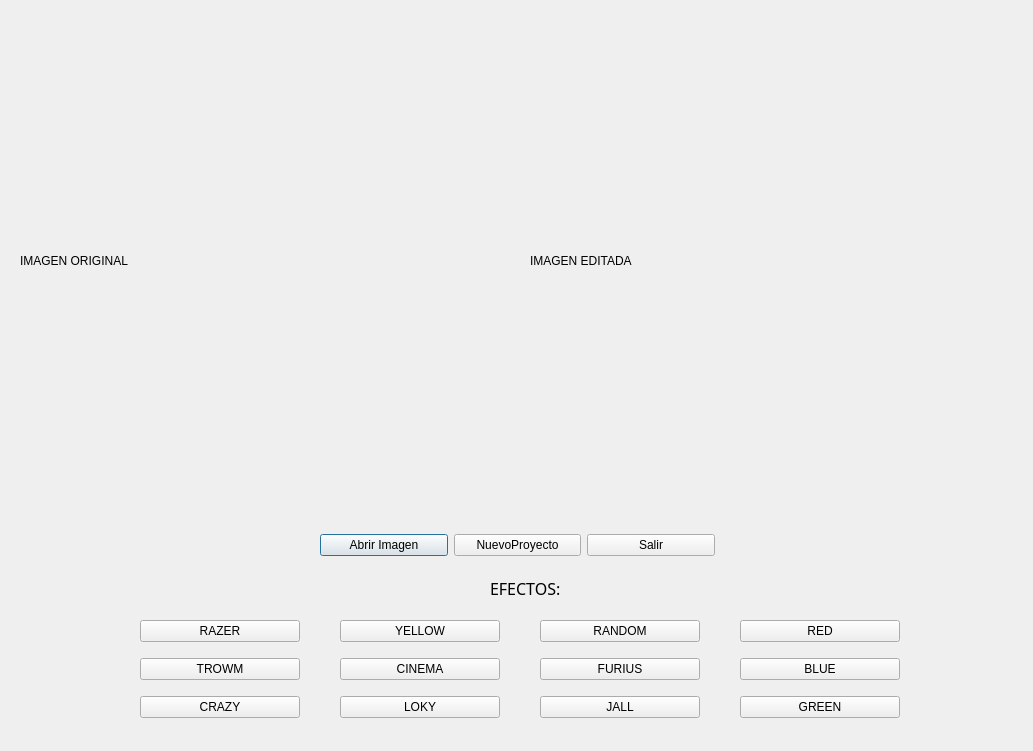
<?xml version="1.0" encoding="UTF-8"?>
<ui version="4.0">
 <class>PixelesMejorados</class>
 <widget class="QDialog" name="PixelesMejorados">
  <property name="geometry">
   <rect>
    <x>0</x>
    <y>0</y>
    <width>1033</width>
    <height>751</height>
   </rect>
  </property>
  <property name="windowTitle">
   <string>Dialog</string>
  </property>
  <widget class="QWidget" name="horizontalLayoutWidget">
   <property name="geometry">
    <rect>
     <x>20</x>
     <y>10</y>
     <width>481</width>
     <height>501</height>
    </rect>
   </property>
   <layout class="QHBoxLayout" name="horizontalLayout">
    <item>
     <widget class="QLabel" name="ImageOriginal">
      <property name="text">
       <string>IMAGEN ORIGINAL</string>
      </property>
      <property name="wordWrap">
       <bool>false</bool>
      </property>
      <property name="margin">
       <number>3</number>
      </property>
     </widget>
    </item>
   </layout>
  </widget>
  <widget class="QWidget" name="horizontalLayoutWidget_2">
   <property name="geometry">
    <rect>
     <x>530</x>
     <y>10</y>
     <width>481</width>
     <height>501</height>
    </rect>
   </property>
   <layout class="QHBoxLayout" name="horizontalLayout_2">
    <item>
     <widget class="QLabel" name="ImagenEditada">
      <property name="text">
       <string>IMAGEN EDITADA</string>
      </property>
      <property name="margin">
       <number>4</number>
      </property>
     </widget>
    </item>
   </layout>
  </widget>
  <widget class="QWidget" name="horizontalLayoutWidget_3">
   <property name="geometry">
    <rect>
     <x>320</x>
     <y>520</y>
     <width>395</width>
     <height>51</height>
    </rect>
   </property>
   <layout class="QHBoxLayout" name="horizontalLayout_3">
    <item>
     <widget class="QPushButton" name="AbrirImagen">
      <property name="text">
       <string>Abrir Imagen</string>
      </property>
     </widget>
    </item>
    <item>
     <widget class="QPushButton" name="NuevoProyecto">
      <property name="text">
       <string>NuevoProyecto</string>
      </property>
     </widget>
    </item>
    <item>
     <widget class="QPushButton" name="Salir">
      <property name="text">
       <string>Salir</string>
      </property>
     </widget>
    </item>
   </layout>
  </widget>
  <widget class="QLabel" name="label_2">
   <property name="geometry">
    <rect>
     <x>490</x>
     <y>580</y>
     <width>71</width>
     <height>16</height>
    </rect>
   </property>
   <property name="font">
    <font>
     <family>Rockwell Condensed</family>
     <pointsize>12</pointsize>
    </font>
   </property>
   <property name="text">
    <string>EFECTOS:</string>
   </property>
  </widget>
  <widget class="QWidget" name="verticalLayoutWidget">
   <property name="geometry">
    <rect>
     <x>140</x>
     <y>610</y>
     <width>160</width>
     <height>121</height>
    </rect>
   </property>
   <layout class="QVBoxLayout" name="verticalLayout">
    <item>
     <widget class="QPushButton" name="BotonRazer">
      <property name="text">
       <string>RAZER</string>
      </property>
     </widget>
    </item>
    <item>
     <widget class="QPushButton" name="BotonPink">
      <property name="text">
       <string>TROWM</string>
      </property>
     </widget>
    </item>
    <item>
     <widget class="QPushButton" name="BotonVintage">
      <property name="text">
       <string>CRAZY</string>
      </property>
     </widget>
    </item>
   </layout>
  </widget>
  <widget class="QWidget" name="verticalLayoutWidget_2">
   <property name="geometry">
    <rect>
     <x>340</x>
     <y>610</y>
     <width>160</width>
     <height>121</height>
    </rect>
   </property>
   <layout class="QVBoxLayout" name="verticalLayout_3">
    <item>
     <widget class="QPushButton" name="BotonDark">
      <property name="text">
       <string>YELLOW</string>
      </property>
     </widget>
    </item>
    <item>
     <widget class="QPushButton" name="BotonCinema">
      <property name="text">
       <string>CINEMA</string>
      </property>
     </widget>
    </item>
    <item>
     <widget class="QPushButton" name="BotonStory">
      <property name="text">
       <string>LOKY</string>
      </property>
     </widget>
    </item>
   </layout>
  </widget>
  <widget class="QWidget" name="verticalLayoutWidget_3">
   <property name="geometry">
    <rect>
     <x>540</x>
     <y>610</y>
     <width>160</width>
     <height>121</height>
    </rect>
   </property>
   <layout class="QVBoxLayout" name="verticalLayout_4">
    <item>
     <widget class="QPushButton" name="BotonSkin">
      <property name="text">
       <string>RANDOM</string>
      </property>
     </widget>
    </item>
    <item>
     <widget class="QPushButton" name="BotonFilm">
      <property name="text">
       <string>FURIUS</string>
      </property>
     </widget>
    </item>
    <item>
     <widget class="QPushButton" name="BotonJALL">
      <property name="text">
       <string>JALL</string>
      </property>
     </widget>
    </item>
   </layout>
  </widget>
  <widget class="QWidget" name="verticalLayoutWidget_4">
   <property name="geometry">
    <rect>
     <x>740</x>
     <y>610</y>
     <width>160</width>
     <height>121</height>
    </rect>
   </property>
   <layout class="QVBoxLayout" name="verticalLayout_5">
    <item>
     <widget class="QPushButton" name="BotonRed">
      <property name="text">
       <string>RED</string>
      </property>
     </widget>
    </item>
    <item>
     <widget class="QPushButton" name="BotonBlue">
      <property name="text">
       <string>BLUE</string>
      </property>
     </widget>
    </item>
    <item>
     <widget class="QPushButton" name="BotonGreen">
      <property name="text">
       <string>GREEN</string>
      </property>
     </widget>
    </item>
   </layout>
  </widget>
 </widget>
 <resources/>
 <connections>
  <connection>
   <sender>Salir</sender>
   <signal>clicked()</signal>
   <receiver>PixelesMejorados</receiver>
   <slot>close()</slot>
   <hints>
    <hint type="sourcelabel">
     <x>682</x>
     <y>543</y>
    </hint>
    <hint type="destinationlabel">
     <x>754</x>
     <y>525</y>
    </hint>
   </hints>
  </connection>
 </connections>
</ui>
